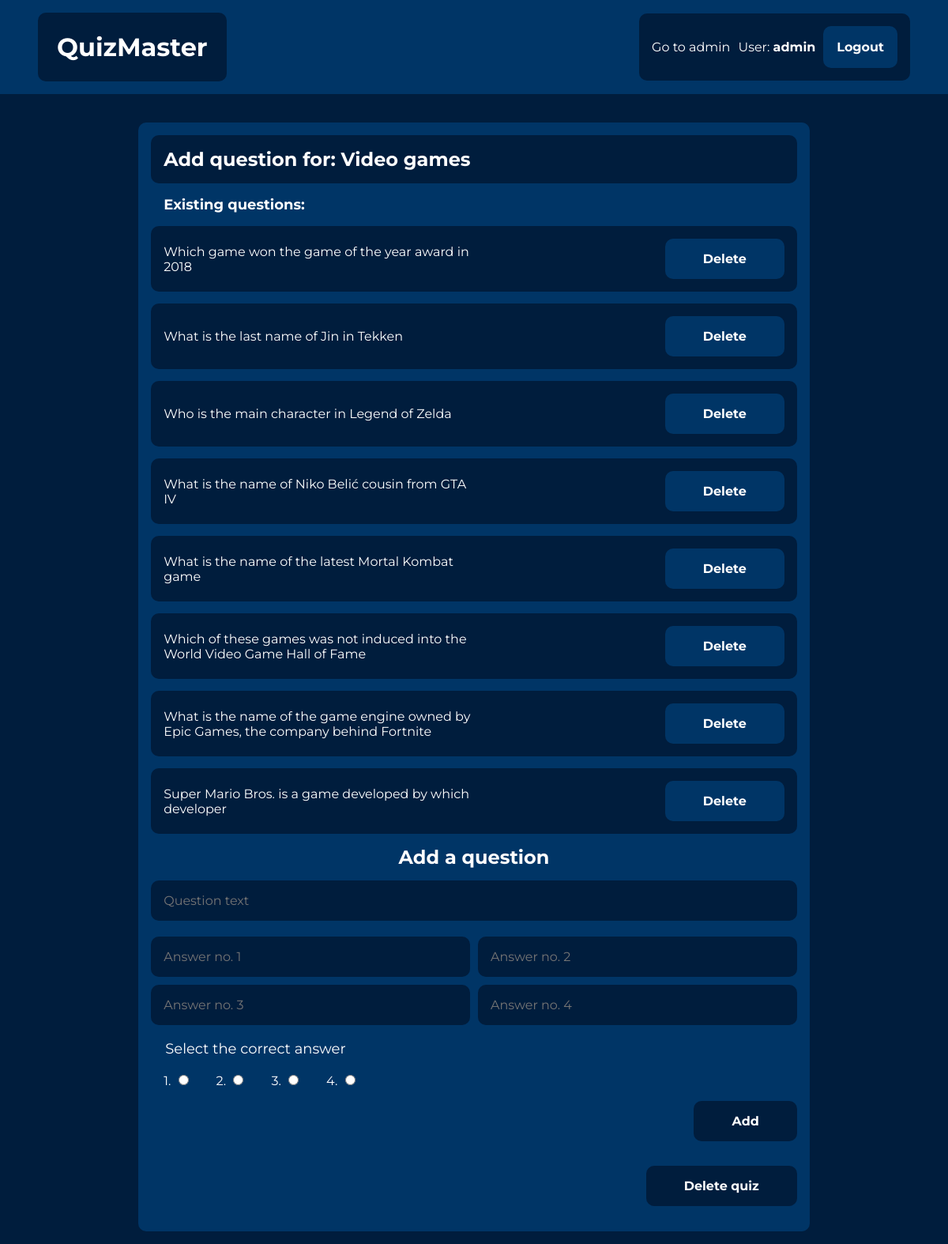
The page /quiz/39/edit/ (signed in) on the database its author committed.
### quiz/models.py (models this page shows, shortened)
class Quiz(models.Model):
    quiz_name = models.CharField(max_length=200, blank=False)
    pub_date = models.DateTimeField("date published", auto_now_add=True)
    description = models.TextField(blank=False)
    author = models.ForeignKey(User, on_delete=models.CASCADE)

class Question(models.Model):
    question_text = models.CharField(max_length=200, blank=False)
    quiz = models.ForeignKey(Quiz, on_delete=models.CASCADE)

### quiz/views.py (the view)
# urls.py: path('<int:quiz_id>/edit/', views.edit_quiz, name="edit_quiz"),
def edit_quiz(request, quiz_id):
    quiz = get_object_or_404(Quiz, pk=quiz_id)
    context = {
        "quiz": quiz,
        "range": range(1, 5)
    }
    return render(request, 'quiz/edit_quiz.html', context)

### quiz/templates/quiz/edit_quiz.html (shortened to what this page needs)
{% extends "quiz/base.html" %}
{% block content %}
{% if request.user.is_authenticated %}
<div class="quiz-edit-layout">
    <div class="quiz-edit-header">
        <h2>Add question for: {{ quiz.quiz_name }}</h2>
    </div>
    <div class="existing-questions">
        <p>Existing questions: </p>
    </div>
    {% for question in quiz.question_set.all %}
        <div class="exquestion-container">
            <div class="exquestion-content">
                <a href="{% url 'quiz:question_detail' question.id %}">{{ question.question_text }}</a>
            </div>
            {% if request.user == quiz.author %}
                <form method="post" action="{% url 'quiz:delete_question' question.id %}" class="exquestion-delete">
                    <button type="submit">Delete</button>
                </form>
            {% endif %}
        </div>
    {% endfor %}
    <form method="post" action="{% url 'quiz:create_question' quiz.id %}" class="add-question-form">
        <h2>Add a question</h2>
        <div class="add-question-title">
            <input type="text" name="title" placeholder="Question text" required>
        </div>
        <div class="add-answers-container">
            {% for i in range %}
                <input type="text" name="answer_{{i}}" placeholder="Answer no. {{i}}" required class="answer-text">
            {% endfor %}
        </div>
        <div class="correct-answers-container">
            <p>Select the correct answer</p>
            {% for i in range %}
                <div class="correct-answers-item">
                    <span>{{i}}.</span>
                    <input type="radio" name="radio_button" value="radio_answer_{{i}}" required>
                </div>
            {% endfor %}
        </div>
        <div class="add-question-button-div">
            <button type="submit" class="list-item-button">Add</button>
        </div>
    </form>
    {% if request.user == quiz.author %}
        <form method="post" action="{% url 'quiz:delete_quiz' quiz.id %}" class="quiz-delete-form">
            <button type="submit">Delete quiz</button>
        </form>
    {% endif %}
</div>
{% else %}
    <p>You have to be logged in to create a quiz</p>
{% endif %}
{% endblock content %}

### quiz/templates/quiz/base.html (shortened to what this page needs)
{% load static %}
<html>
    <head>
        <link rel="stylesheet" href="{% static 'quiz/css/base.css' %}">
        <link rel="stylesheet" href="{% static 'quiz/css/home.css' %}">
        <link rel="stylesheet" href="{% static 'quiz/css/quiz_list.css' %}">
        <link rel="stylesheet" href="{% static 'quiz/css/quiz_detail.css' %}">
        <link rel="stylesheet" href="{% static 'quiz/css/quiz_create.css' %}">
        <link rel="stylesheet" href="{% static 'quiz/css/quiz_edit.css' %}">
        <link rel="stylesheet" href="{% static 'quiz/css/quiz_solve.css' %}">
        <link rel="stylesheet" href="{% static 'quiz/css/solve_result.css' %}">
        <link rel="stylesheet" href="{% static 'quiz/css/question_detail.css' %}">
        <link rel="stylesheet" href="{% static 'quiz/css/user_profile.css' %}">
        <link rel="stylesheet" href="{% static 'registration/css/registration.css' %}">
    </head>
    <body>
        <header class="header">
            <div class="header-brand">
                <h1>
                    <a href="/" class="home-link">QuizMaster</a>
                </h1>
            </div>
            <nav class="header-nav">
                {% if request.user.is_superuser %}
                    <a class="admin-link" href="/admin">Go to admin</a>
                {% endif %}
                {% if request.user.is_authenticated %}
                    <p class="nav-username">User:
                        <a href="{% url 'quiz:user_profile' request.user.id %}" class="author-link">
                            {{ request.user.username }}
                        </a>
                    </p>
                    <form method="post" action="{% url 'logout' %}" class="logout-form">
                        <button type="submit">Logout</button>
                    </form>
                {% endif %}
            </nav>
        </header>
        <div class="main-content">
            {% block content %}
            {% endblock %}
        </div>
    </body>
</html>

### quiz/static/quiz/css/base.css (style rules this page uses)
body, html { margin: 0; padding: 0; height: 100%; font-family: 'Montserrat', sans-serif; background: #001D3D; }
button, input { font-family: 'Montserrat', sans-serif; }
p, h1, h2, h3, h4, h5, h6 { margin: 0; padding: 0; }
a { text-decoration: none; }
.header { display: flex; flex-basis: 100%; justify-content: space-between; align-items: center; padding: 1em 3em; background-color: #003566; }
.header-brand { color: white; background-color: #001D3D; border-radius: 10px; padding: 1.5em; }
.home-link { color: white; }
.header-nav { display: flex; align-items: center; background-color: #001D3D; border-radius: 10px; padding: 1em; color: white; }
.nav-username { margin-right: 10px; }
.logout-form { display: flex; align-items: center; margin-block-end: 0; }
.logout-form button { border: 1px solid transparent; border-radius: 10px; padding: 10px; background: #003566; color: white; font-size: 16px; cursor: pointer; font-weight: bold; padding: 1em; }
.admin-link { margin-right: 10px; color: white; }
.main-content { display: flex; justify-content: center; align-items: center; flex-wrap: wrap; padding: 1em; }

### quiz/static/quiz/css/quiz_list.css (style rules this page uses)
.list-item-button { padding: 1em 3em; border: none; cursor: pointer; background-color: #001D3D; color: white; border-radius: 10px; font-weight: bold; font-size: medium; }

### quiz/static/quiz/css/quiz_detail.css (style rules this page uses)
.author-link { color: white; font-weight: bold; }

### quiz/static/quiz/css/quiz_edit.css (style rules this page uses)
.quiz-edit-layout { flex-basis: 70%; background: #003566; padding: 1em; margin-top: 20px; display: flex; flex-wrap: wrap; justify-content: center; align-items: center; border-radius: 10px; color: white; }
.quiz-edit-header { flex-basis: 100%; padding: 1em; background: #001D3D; border-radius: 10px; }
.quiz-delete-form { flex-basis: 100%; margin-top: 15px; display: flex; justify-content: flex-end; }
.quiz-delete-form button { padding: 1em 3em; border: none; cursor: pointer; background-color: #001D3D; color: white; border-radius: 10px; font-weight: bold; font-size: medium; }
.existing-questions { flex-basis: 100%; padding: 1em; }
.existing-questions p { font-size: large; font-weight: bold; }
.exquestion-container { flex-basis: 100%; background-color: #001D3D; display: flex; justify-content: space-between; align-items: center; padding: 1em; margin-bottom: 15px; border-radius: 10px; }
.exquestion-content { flex-basis: 50%; }
.exquestion-content a { color: white; }
.exquestion-delete { flex-basis: 50%; display: flex; align-items: center; justify-content: flex-end; margin-block-end: 0; }
.exquestion-delete button { padding: 1em 3em; border: none; cursor: pointer; background-color: #003566; color: white; border-radius: 10px; font-weight: bold; font-size: medium; }
.add-question-form { flex-basis: 100%; display: flex; justify-content: center; align-items: center; flex-wrap: wrap; }
.add-question-form h2 { flex-basis: 100%; text-align: center; margin-bottom: 15px; }
.add-question-title { flex-basis: 100%; }
.add-question-title input { width: 100%; border-radius: 10px; border: none; font-size: medium; padding: 1em; background-color: #001D3D; color: white; }
.add-answers-container { flex-basis: 100%; display: grid; grid-template-columns: repeat(2, 1fr); grid-gap: 10px; margin-top: 20px; }
.answer-text { flex-basis: 100%; border-radius: 10px; border: none; font-size: medium; padding: 1em; background-color: #001D3D; color: white; }
.correct-answers-container { flex-basis: 100%; margin-top: 15px; display: flex; justify-content: flex-start; flex-wrap: wrap; }
.correct-answers-container p { width: 100%; font-size: large; padding: 0.2em 1em; }
.correct-answers-item { padding: 1em; }
.add-question-button-div { flex-basis: 100%; display: flex; justify-content: flex-end; }

### rows shown on the page
Quiz: quiz_name "Video games"
Question: question_text "Which game won the game of the year award in 2018"
Question: question_text "What is the last name of Jin in Tekken"
Question: question_text "Who is the main character in Legend of Zelda"
Question: question_text "What is the name of Niko Belić cousin from GTA IV"
Question: question_text "What is the name of the latest Mortal Kombat game"
Question: question_text "Which of these games was not induced into the World Video Game Hall of Fame"
Question: question_text "What is the name of the game engine owned by Epic Games, the company behind Fortnite"
Question: question_text "Super Mario Bros. is a game developed by which developer"

### other values the page prints
{{ request.user.username }} "admin"
{{ i }} "1" "2" "3" "4"
